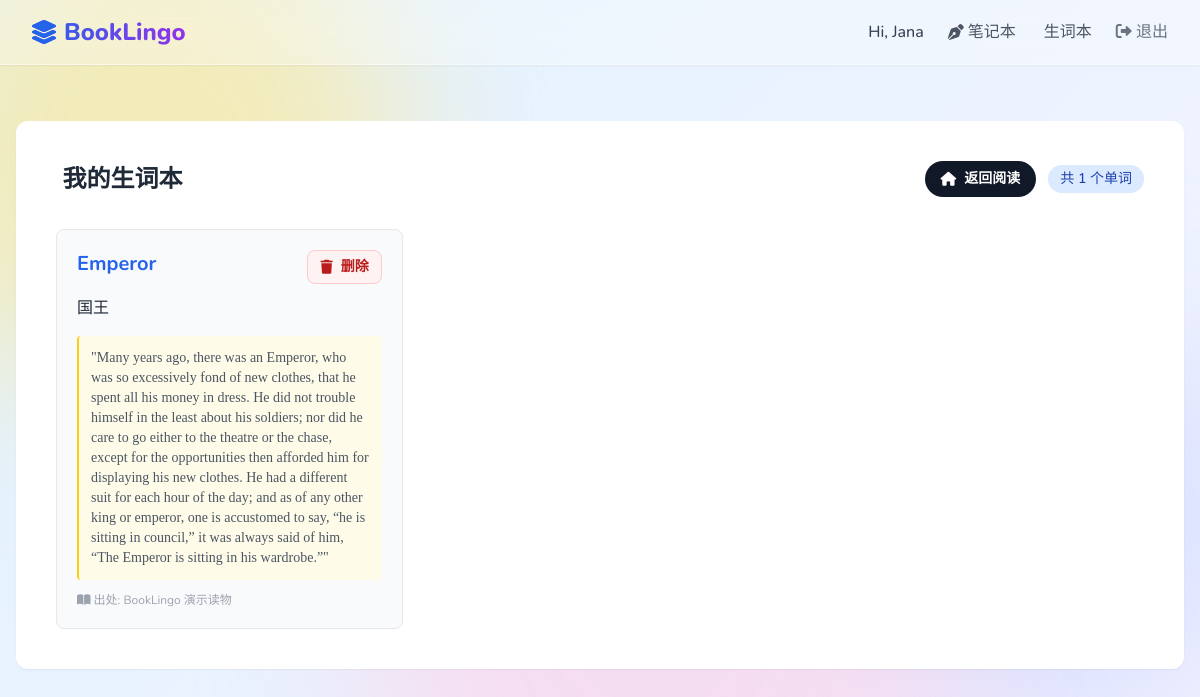
The page /vocab (signed in) on the database its author committed.
### app.py (models this page shows)
class User(UserMixin, db.Model):
    id = db.Column(db.Integer, primary_key=True)
    username = db.Column(db.String(150), unique=True, nullable=False)
    password_hash = db.Column(db.String(256), nullable=False)
    vocabs = db.relationship('Vocab', backref='user', lazy=True, cascade="all, delete-orphan")
    books = db.relationship('Book', backref='owner', lazy=True, cascade="all, delete-orphan")
    highlights = db.relationship('Highlight', backref='user', lazy=True, cascade="all, delete-orphan")
    notes = db.relationship('Note', backref='user', lazy=True, cascade="all, delete-orphan")

class Vocab(db.Model):
    id = db.Column(db.Integer, primary_key=True)
    word = db.Column(db.String(100), nullable=False)
    translation = db.Column(db.String(200), nullable=False)
    context = db.Column(db.Text, nullable=True) # 出处句子
    source = db.Column(db.String(100), nullable=True) # 来源故事
    user_id = db.Column(db.Integer, db.ForeignKey('user.id'), nullable=False)

### app.py (the view)
@app.route('/vocab')
@login_required
def vocab_book():
    vocabs = Vocab.query.filter_by(user_id=current_user.id).order_by(Vocab.id.desc()).all()
    return render_template('vocab.html', vocabs=vocabs)

### app.py (called while the page is built)
@login_manager.user_loader
def load_user(user_id):
    return db.session.get(User, int(user_id))

### templates/vocab.html (shortened to what this page needs)
{% extends 'base.html' %}
{% block content %}
<div class="bg-white rounded-xl shadow-sm p-6 md:p-10">
    <div class="flex justify-between items-center mb-8">
        <h2 class="text-2xl font-bold text-gray-800"> 我的生词本</h2>
        <div class="flex items-center gap-3">
            <a href="{{ url_for('index') }}" class="bg-gray-900 text-white hover:bg-gray-800 transition px-4 py-2 rounded-full font-bold text-sm flex items-center gap-2">
                <i class="fa-solid fa-house"></i>
                <span>返回阅读</span>
            </a>
            <span class="bg-blue-100 text-blue-800 text-sm font-medium px-3 py-1 rounded-full">共 {{ vocabs|length }} 个单词</span>
        </div>
    </div>
    {% if vocabs %}
    <div class="grid grid-cols-1 md:grid-cols-2 lg:grid-cols-3 gap-6">
        {% for vocab in vocabs %}
        <div class="border border-gray-200 rounded-lg p-5 hover:shadow-md transition bg-gray-50 hover:bg-white relative" data-vocab-id="{{ vocab.id }}">
            <div class="flex justify-between items-start mb-3">
                <h3 class="text-xl font-bold text-blue-600">{{ vocab.word }}</h3>
                <button type="button" class="bg-red-50 text-red-700 border border-red-200 hover:bg-red-100 transition px-3 py-1.5 rounded-lg font-bold text-sm flex items-center gap-2" data-action="delete-vocab">
                    <i class="fa-solid fa-trash"></i>
                    <span>删除</span>
                </button>
            </div>
            <p class="text-gray-800 font-medium mb-4">{{ vocab.translation }}</p>
            {% if vocab.context %}
            <div class="bg-yellow-50 p-3 rounded text-sm text-gray-600 border-l-2 border-yellow-400 mb-3 font-serif">
                "{{ vocab.context }}"
            </div>
            {% endif %}
            <div class="text-xs text-gray-400 flex justify-between items-center mt-auto">
                <span><i class="fa-solid fa-book-open"></i> 出处: {{ vocab.source }}</span>
            </div>
        </div>
        {% endfor %}
    </div>
    {% endif %}
</div>
{% endblock %}

### templates/base.html (shortened to what this page needs)
<!DOCTYPE html>
<html lang="zh-CN">
<head>
    <script src="https://cdn.tailwindcss.com"></script>
    <link href="https://cdnjs.cloudflare.com/ajax/libs/font-awesome/6.0.0/css/all.min.css" rel="stylesheet">
</head>
<body>
    <nav class="glass-nav shadow-sm">
        <div class="max-w-7xl mx-auto px-4 sm:px-6 lg:px-8">
            <div class="flex justify-between items-center py-4">
                <a href="{{ url_for('index') }}" class="text-2xl font-extrabold bg-clip-text text-transparent bg-gradient-to-r from-blue-600 to-purple-600 flex items-center gap-2">
                    <i class="fa-solid fa-layer-group text-blue-600"></i> BookLingo
                </a>
                <div class="flex items-center gap-6">
                    {% if current_user.is_authenticated %}
                        <span class="text-gray-700 font-medium hidden sm:inline">Hi, {{ current_user.username }}</span>
                        <a href="{{ url_for('notebook') }}" class="text-gray-600 hover:text-purple-600 font-medium transition flex items-center gap-1"><i class="fa-solid fa-pen-nib"></i> 笔记本</a>
                        <a href="{{ url_for('vocab_book') }}" class="text-gray-600 hover:text-purple-600 font-medium transition flex items-center gap-1"> 生词本</a>
                        <a href="{{ url_for('logout') }}" class="text-gray-500 hover:text-red-500 font-medium transition"><i class="fa-solid fa-sign-out-alt"></i> 退出</a>
                    {% endif %}
                </div>
            </div>
        </div>
    </nav>
    <main class="max-w-7xl mx-auto px-4 py-8 relative z-10">
        {% block content %}{% endblock %}
    </main>
</body>
</html>

### templates/base.html (style rules this page uses)
:root { --glass-bg: rgba(255, 255, 255, 0.45); --glass-border: rgba(255, 255, 255, 0.6); --glass-shadow: 0 8px 32px 0 rgba(31, 38, 135, 0.07); }
body { font-family: 'Nunito', system-ui, sans-serif; background: linear-gradient(135deg, #e0f2fe 0%, #f5f3ff 100%); min-height: 100vh; color: #1f2937; position: relative; overflow-x: hidden; }
.glass-nav { background: rgba(255, 255, 255, 0.3); backdrop-filter: blur(20px); -webkit-backdrop-filter: blur(20px); border-bottom: 1px solid rgba(255, 255, 255, 0.5); position: sticky; top: 0; z-index: 50; }

### rows shown on the page
User: username "Jana"
Vocab: word "Emperor", translation "国王", context "Many years ago, there was an Emperor, who was so excessively fond of new clothes, that he spent all his money in dress. He did not trouble himself in the least about his soldiers; nor did he care to go either to the theatre or the chase, except for the opportunities then afforded him for displaying his new clothes. He had a different suit for each hour of the day; and as of any other king or emperor, one is accustomed to say, “he is sitting in council,” it was always said of him, “The Emperor is sitting in his wardrobe.”", source "BookLingo 演示读物"

### other values the page prints
{{ vocabs|length }} "1"
